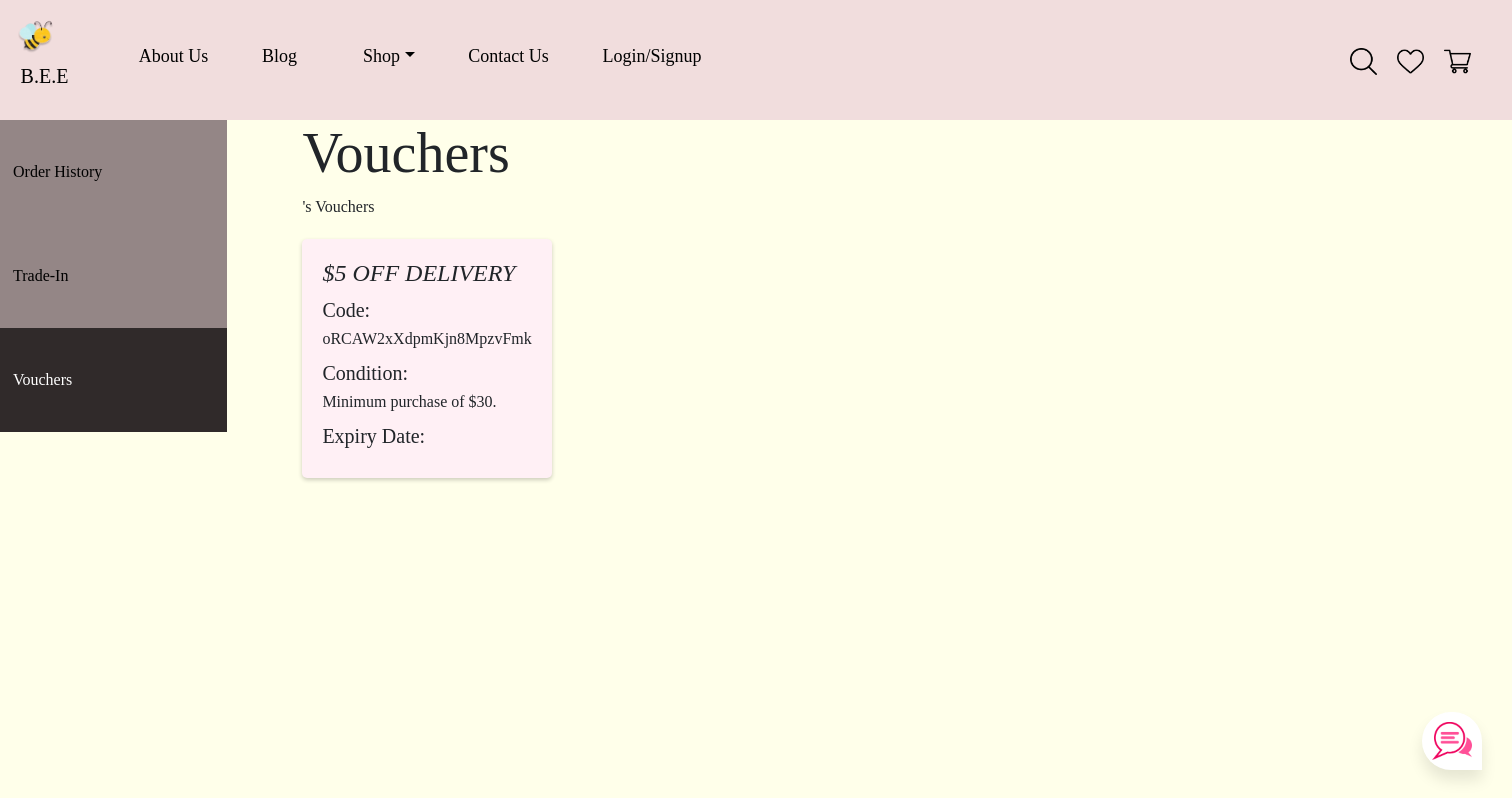
Before: /view_vouchers/adminappdev with the older database file.
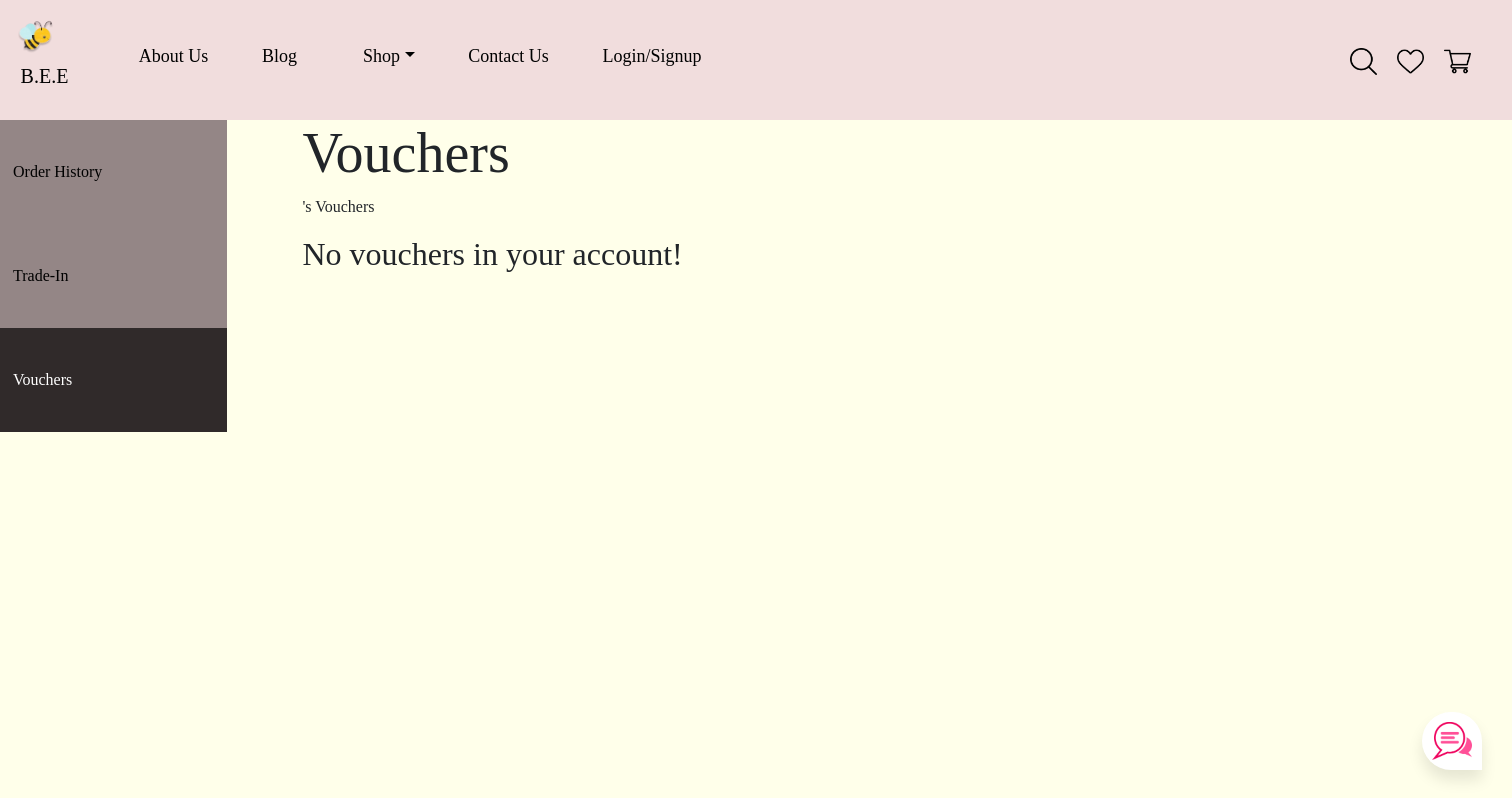
After: the same page with the newer database file.
### tables this page shows
CREATE TABLE addvouchers (username VARCHAR(255) NOT NULL, title TEXT, value INT, condition TEXT, code TEXT NOT NULL UNIQUE, expiry_date DATETIME NOT NULL, status TEXT NOT NULL DEFAULT "active");

### app.py (the view)
@app.route('/view_vouchers/<username>')
def view_vouchers(username):
    con = sqlite3.connect('database.db')
    con.row_factory = sqlite3.Row
    cur = con.cursor()
    cur.execute("SELECT rowid, * FROM addvouchers WHERE username = ?", (username,))
    rows = cur.fetchall()
    con.close()
    return render_template('view_vouchers.html', rows=rows)

### app.py (called while the page is built)
@app.teardown_appcontext
def close_connection(exception):
    db = getattr(g, '_database', None)
    if db is not None:
        db.close()

@app.before_request
def load_logged_in_user():
    user_id = session.get('user_id')
    if user_id is None:
        g.user = None
    else:
        g.user = get_db().execute(
            'SELECT * FROM user WHERE user_id = ?', (user_id,)
        ).fetchone()

### templates/view_vouchers.html (shortened to what this page needs)
{% extends "base.html" %}
{% block content %}
<ul class="profilenav" style="float: left;">
    <li><a href="/order_history/{{ session['username'] }}">Order History</a></li>
    <li><a href="/view_tradeins/{{ session['username'] }}">Trade-In</a></li>
    <li><a href="/view_vouchers/{{ session['username'] }}" class="active">Vouchers</a></li>
</ul>
<div style="float: left;margin-left:5%;">
  <h1 class="display-4">Vouchers</h1>
  <p>{{session['username']}}'s Vouchers</p>
  {% if rows|length == 0 %}
  <h2>No vouchers in your account!</h2>
  {% else %}
  <div class="vouchers-container">
    {% for row in rows %}
    <div class="voucher">
      <h4><i>{{ row[2] }}</i></h4>
      <h5>Code:</h5>
      <p>{{ row[5] }}</p>
      <h5>Condition:</h5>
      <p>{{ row[4] }}</p>
      <h5>Expiry Date:</h5>
    </div>
    {% endfor %}
  </div>
  {% endif %}
</div>
{% endblock %}

Changed rows visible on the page:
removed addvouchers: title "$5 OFF DELIVERY", code "oRCAW2xXdpmKjn8MpzvFmk", condition "Minimum purchase of $30."
Other visible differences:
text now shown: "No vouchers in your account!"
